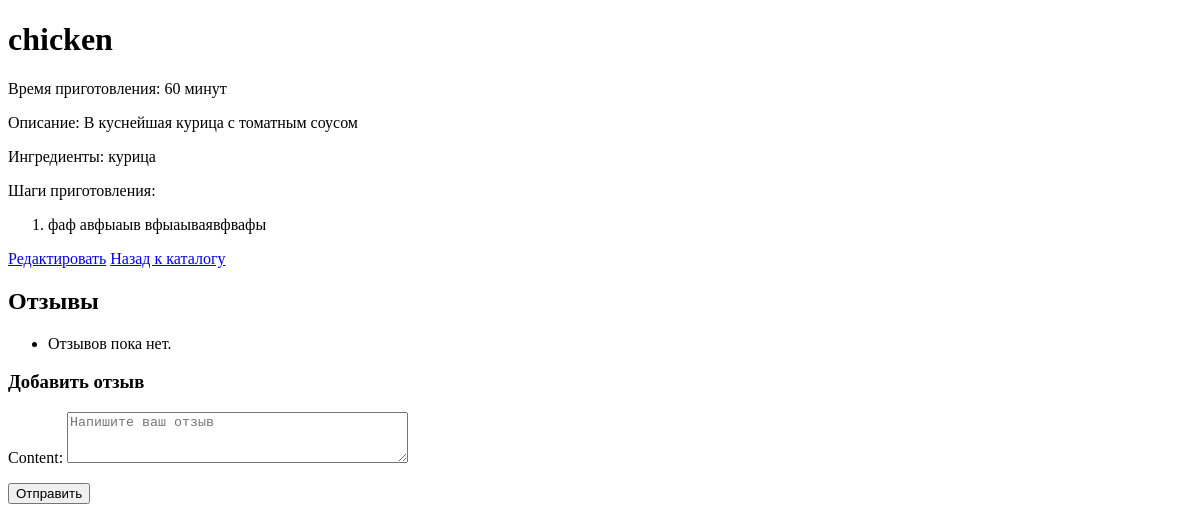
The page /recipe/1/ on the database as committed earlier.
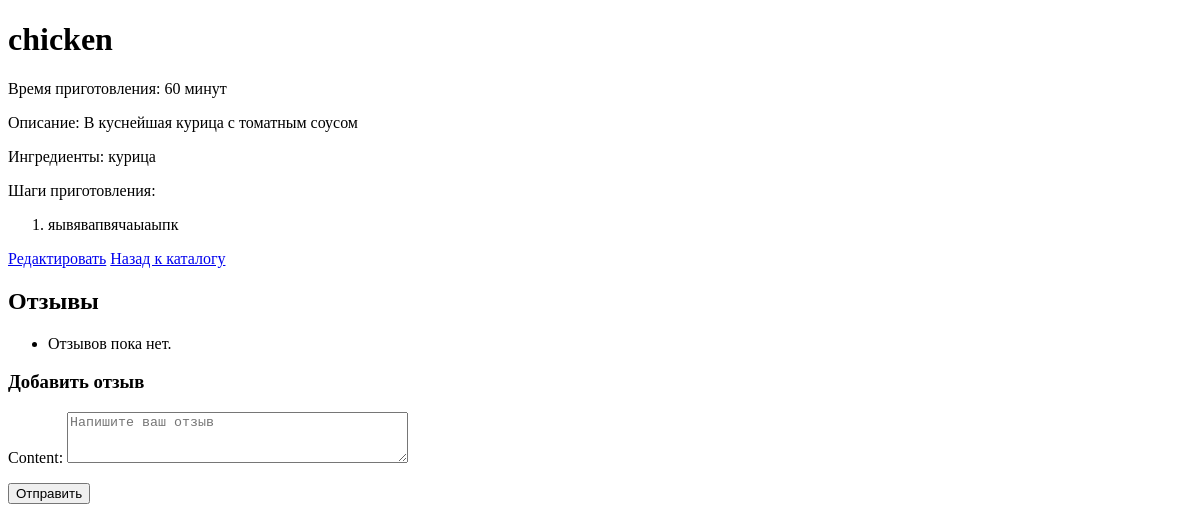
The same page on the database as committed later.
### recipes/models.py (models this page shows, shortened)
class Recipe(models.Model):
    title = models.CharField(max_length=200)
    description = models.TextField(blank=True, null=True)
    ingredients_text = models.TextField()
    instructions = models.TextField()  # Поле для инструкций
    preparation_time = models.IntegerField()
    image = models.ImageField(upload_to='recipes/', blank=True, null=True)
    categories = models.ManyToManyField('Category', related_name='recipes')
    created_by = models.ForeignKey(
        User,
        on_delete=models.CASCADE,
        related_name='recipes'
    )
    created_at = models.DateTimeField(auto_now_add=True)

class Step(models.Model):
    recipe = models.ForeignKey(Recipe, on_delete=models.CASCADE, related_name='detailed_steps')
    step_number = models.PositiveIntegerField()
    description = models.TextField()
    class Meta:
        ordering = ['step_number']

### recipes/views.py (the view, shortened to what this page needs)
# urls.py: path('recipe/<int:recipe_id>/', views.recipe_detail, name='recipe_detail'),  # Детали рецепта
def recipe_detail(request, recipe_id):
    recipe = get_object_or_404(Recipe, id=recipe_id)
    reviews = Review.objects.filter(recipe=recipe)
    review_form = ReviewForm()
    return render(request, 'recipes/recipe_detail.html', {
        'recipe': recipe,
        'reviews': reviews,
        'review_form': review_form,
        'user': request.user,  # Передаем текущего пользователя
    })

### recipes/forms.py
class ReviewForm(forms.ModelForm):
    class Meta:
        model = Review
        fields = ['content']
        widgets = {
            'content': forms.Textarea(attrs={
                'rows': 3,
                'placeholder': 'Напишите ваш отзыв'
            }),
        }

### recipes/templates/recipes/recipe_detail.html (shortened to what this page needs)
<!DOCTYPE html>
<html lang="ru">
<head>
</head>
<body>
    <h1>{{ recipe.title }}</h1>
    <p>Время приготовления: {{ recipe.preparation_time }} минут</p>
    <p>Описание: {{ recipe.description }}</p>
    <p>Ингредиенты: {{ recipe.ingredients_text }}</p>
    <p>Шаги приготовления:</p>
    <ol>
        {% for step in recipe.detailed_steps.all %}
            <li>{{ step.description }}</li>
        {% endfor %}
    </ol>
    <a href="{% url 'recipe_edit' recipe.id %}">Редактировать</a>
    <a href="{% url 'recipe_catalog' %}">Назад к каталогу</a>
    <h2>Отзывы</h2>
    <ul>
        {% for review in reviews %}
            <li>
                <strong>{{ review.author.username }}</strong>: {{ review.content }}
                <small>({{ review.created_at|date:"d.m.Y H:i" }})</small>
                {% if review.author == user %}
                    <a href="{% url 'review_edit' review.id %}">Редактировать</a>
                    <a href="{% url 'review_delete' review.id %}">Удалить</a>
                {% endif %}
            </li>
        {% empty %}
            <li>Отзывов пока нет.</li>
        {% endfor %}
    </ul>
    <h3>Добавить отзыв</h3>
    <form method="post">
        {{ review_form.as_p }}
        <button type="submit">Отправить</button>
    </form>
</body>
</html>

Rows that differ between the two databases and show on the page:
removed Step: description "фаф авфыаыв вфыаываявфвафы"
added Step: description "яывявапвячаыаыпк"
